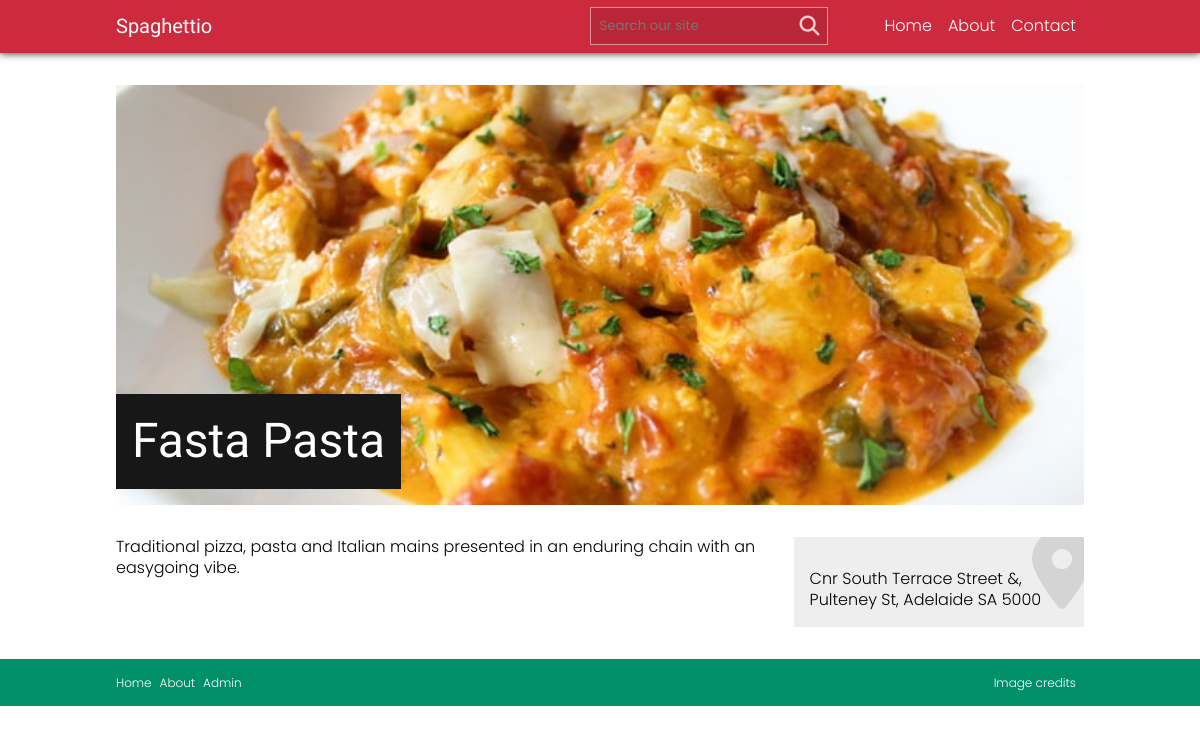
Screenshot of /detail.php?id=6 with the database file from the repository.
### tables this page shows
CREATE TABLE IF NOT EXISTS `restaurant_details` (
  `ID` int(11) NOT NULL AUTO_INCREMENT,
  `name` varchar(255) NOT NULL,
  `address` varchar(255) NOT NULL,
  `description` text NOT NULL,
  `imagePath` varchar(255) NOT NULL,
  `imageCreator` varchar(255) NOT NULL,
  `imageSourceURL` varchar(255) NOT NULL,
  PRIMARY KEY (`ID`)
);

### database/dbController.php (called while the page is built, shortened)
<?php
class dbController {
	private $conn;
	public function dbConnect($host, $user, $pass, $db): mysqli {
		$this->conn = new mysqli(
			$this->host = $host,
			$this->user = $user,
			$this->pass = $pass,
			$this->db = $db
		);
		return $this->conn;
	}
	public function getRestaurantById($id): array {
		$raw_results = $this->conn->query("SELECT * FROM restaurant_details WHERE ID='$id'");
		$formatted_results = [];
		while($row = $raw_results->fetch_assoc()) {
			array_push($formatted_results, $row);
		}
		return $formatted_results[0];
	}
}

### detail.php (the view, shortened to what this page needs)
<?php
require_once('database/dbController.php');
$db = new dbController();
$db->dbConnect(HOST, USER, PASS, DB);
$id = $_GET['id'];
$restaurant = $db->getRestaurantById($id);
?>
<!DOCTYPE html>
<html lang="en">
<head>
	<?php include('partials/head.php'); ?>
</head>
<body>
	<?php include('partials/header.php'); ?>
	<main class="restaurant-details">
		<div class="container">
			<div class="restaurant-details-banner">
				<img src="<?php echo $restaurant['imagePath']; ?>" alt=""/>
				<h1><?php echo $restaurant['name']; ?></h1>
			</div>
			<div class="row">
				<div class="restaurant-details-copy">
					<p><?php echo $restaurant['description']; ?></p>
				</div>
				<div class="restaurant-details-address">
					<i class="fas fa-map-marker-alt"></i>
					<p><?php echo $restaurant['address']; ?></p>
				</div>
			</div>
		</div>
	</main>
	<?php include('partials/footer.php'); ?>
</body>
</html>

### css/style.css (style rules this page uses)
:root { --primary-color: rgb(205, 42, 61); --secondary-color: rgb(0, 144, 105); --light-color: rgba(241, 241, 241); --dark-color: rgb(23, 23, 23); --body-font: 'Poppins', sans-serif; --heading-font: 'Besley', serif; }
body { font-family: var(--body-font); font-weight: 300; line-height: 1.3; }
h1, h2, h3 { font-family: var(--heading-font); font-weight: 400; }
.container { max-width: 1000px; margin-left: auto; margin-right: auto; box-sizing: border-box; padding: 0 1rem; }
.row { display: flex; flex-wrap: wrap; }
.restaurant-details { margin: 2rem 0; }
.restaurant-details .row { justify-content: space-between; }
.restaurant-details-banner { width: 100%; height: 420px; overflow: hidden; position: relative; }
.restaurant-details-banner img { width: 100%; height: 100%; object-fit: cover; object-position: center center; }
.restaurant-details-banner h1 { font-size: 3rem; background: var(--dark-color); padding: 1rem; color: white; position: absolute; left: 0; bottom: 1rem; }
.restaurant-details-copy, .restaurant-details-address { box-sizing: border-box; width: 100%; flex-basis: 100%; margin-top: 2rem; }
@media screen and (min-width: 768px) { .restaurant-details-copy { width: 70%; flex-basis: 70%; } }
.restaurant-details-address { background: #EEE; padding: 1rem; min-height: 90px; position: relative; display: flex; align-items: flex-end; overflow: hidden; }
@media screen and (min-width: 768px) { .restaurant-details-address { width: 30%; flex-basis: 30%; } }
.restaurant-details-address i { opacity: 0.1; font-size: 5rem; position: absolute; top: -0.5rem; right: -0.5rem; }

### rows the page displays
restaurant_details: imagePath (picture), name "Fasta Pasta", description "Traditional pizza, pasta and Italian mains presented in an enduring chain with an easygoing vibe.", address "Cnr South Terrace Street &, Pulteney St, Adelaide SA 5000"
